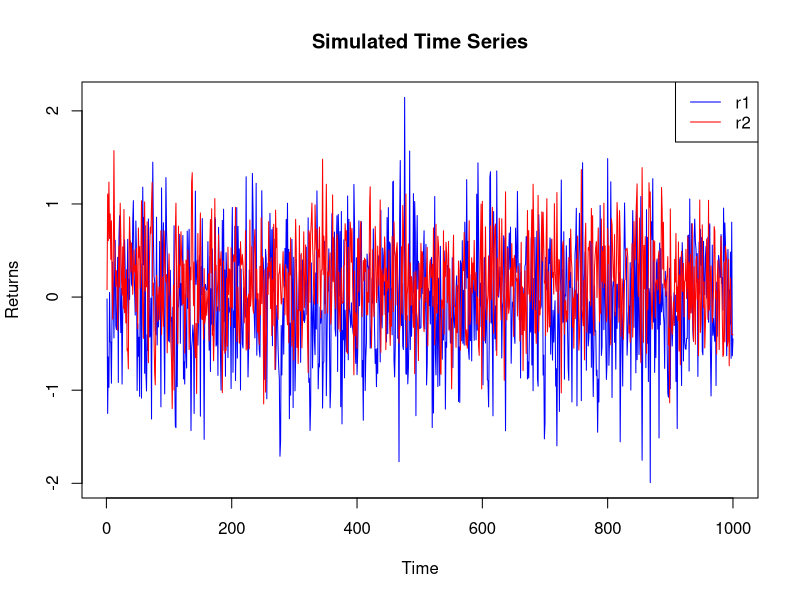

Write the R code that produced this figure.
## ---- chunk 1
# Defining the coefficient matrix for the mean calculation.
A <- matrix(c(1 - 0.1, 0.1, -0.05, 1 - 0.3), nrow = 2, byrow = TRUE)

# Defining the constant terms.
B <- c(0.05, -0.1)

# Solving for mu (the mean of r1 and r2).
mu <- solve(A, B)

# Defining the coefficient matrix for the characteristic equation.
char_matrix <- matrix(c(-0.1, 0.1, -0.05, -0.3), nrow = 2, byrow = TRUE)

# Calculating the eigenvalues of the characteristic matrix.
eigenvalues <- eigen(char_matrix)$values

# Display the results.
print("Means of r1 and r2:")
mu

print("Eigenvalues of the characteristic matrix:")
eigenvalues

# Check if the absolute values of eigenvalues are less than 1 (inside the unit circle).
is_stationary <- all(abs(eigenvalues) < 1)

# Display the conclusion.
if (is_stationary) 
{
  print("The series is weakly stationary.")
} else 
{
  print("The series is not weakly stationary.")
}
## ---- chunk 2
mu
## ---- chunk 3
library(MASS) # For solving Yule-Walker equations

# Covariance matrix
Sigma <- matrix(c(0.4, -0.1, -0.1, 0.2), nrow = 2, byrow = TRUE)
phi <- matrix(c(0.1, -0.1, 0.05, 0.3), nrow = 2, byrow = TRUE)

# Solving Yule-Walker equations
cov_matrix <- solve(toeplitz(1:2), Sigma)

cov_matrix
## ---- chunk 4
# Create a function to compute the cross-correlation matrix for a given lag.
compute_cross_corr <- function(lag, phi, cov_matrix) 
{
    if (lag == 0) {
        return(cov_matrix)
    } else {
        return(phi %*% compute_cross_corr(lag - 1, phi, cov_matrix))
    }
}

lag1_corr <- compute_cross_corr(1, phi, cov_matrix)
lag2_corr <- compute_cross_corr(2, phi, cov_matrix)
lag5_corr <- compute_cross_corr(5, phi, cov_matrix)

lag1_corr
lag2_corr
lag5_corr
## ---- chunk 5
# Initial values
r0 <- matrix(c(-0.02, 0.08), nrow = 2)
a0 <- matrix(c(-0.08, 0.1), nrow = 2)

constant <- matrix(c(-0.05, 0.1), nrow = 2)

# Function to compute the forecast.
forecast <- function(h, r0, a0, phi, constant) {
  if (h == 0) {
    return(r0)
  } else {
    return(phi %*% forecast(h - 1, r0, a0, phi, constant) + constant)
  }
}

# Compute forecasts.
forecast_1 <- forecast(1, r0, a0, phi, constant)
forecast_2 <- forecast(2, r0, a0, phi, constant)
forecast_3 <- forecast(3, r0, a0, phi, constant)

forecast_1
forecast_2
forecast_3

# Compute forecast errors.
forecast_error_cov_1 <- Sigma
forecast_error_cov_2 <- phi %*% Sigma %*% t(phi) + Sigma
forecast_error_cov_3 <- phi %*% forecast_error_cov_2 %*% t(phi) + Sigma

forecast_error_cov_1
forecast_error_cov_2
forecast_error_cov_3
## ---- chunk 6
library(ggplot2)

# Model parameters.
phi <- matrix(c(0.1, -0.1, 0.05, 0.3), nrow = 2, byrow = TRUE)
constant <- c(-0.05, 0.1)
Sigma <- matrix(c(0.4, -0.1, -0.1, 0.2), nrow = 2, byrow = TRUE)
n <- 1000 # Number of terms to simulate

# Simulating the time series.
r <- matrix(nrow = n, ncol = 2)
r[1, ] <- c(-0.02, 0.08) # Initial value

# Simulating the time series
for (i in 2:n) {
  a_t <- mvrnorm(1, mu = c(0, 0), Sigma = Sigma)
  r[i, ] <- constant + phi %*% r[i - 1, ] + a_t
}

# Plotting the result.
df <- data.frame(Time = 1:n, r1 = r[, 1], r2 = r[, 2])

# Plotting the simulated time series.
plot(df$Time, df$r1, type = "l", col = "blue", xlab = "Time", ylab = "Returns", main = "Simulated Time Series")
lines(df$Time, df$r2, type = "l", col = "red")
legend("topright", legend = c("r1", "r2"), col = c("blue", "red"), lty = 1)
